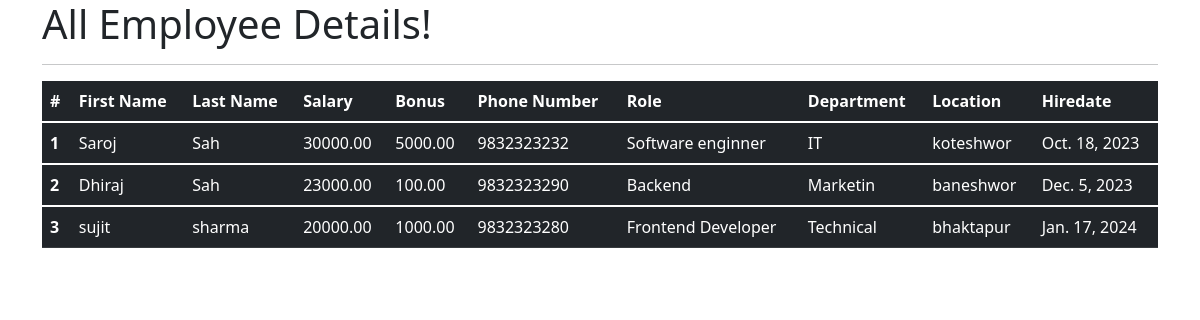
The page /all_emp on the database as committed earlier.
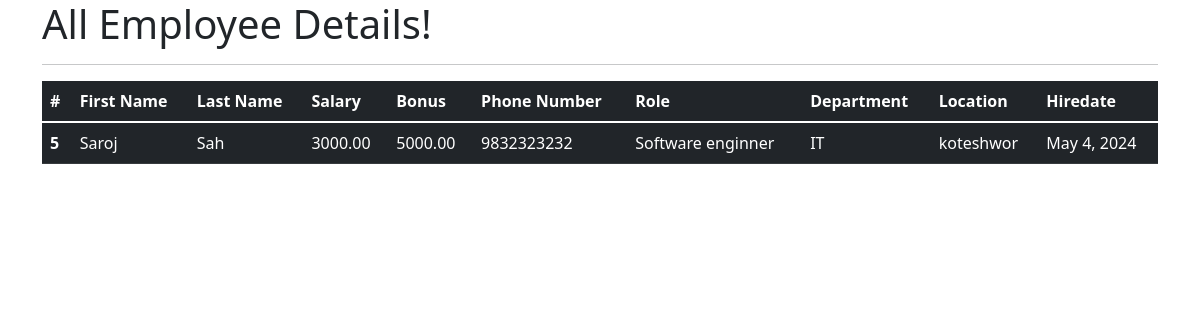
The same page on the database as committed later.
### first_app/models.py (models this page shows, shortened)
class Employee(models.Model):
    first_name = models.CharField(max_length=100)
    last_name = models.CharField(max_length=100)
    dept = models.ForeignKey(Department, on_delete=models.CASCADE)
    salary = models.DecimalField(max_digits=10, decimal_places=2)
    bonus = models.DecimalField(max_digits=10, decimal_places=2)
    role = models.ForeignKey(Role, on_delete=models.CASCADE)
    phone = models.CharField(max_length=15)
    hire_date = models.DateField()
    def __str__(self):
        return f"{self.first_name} {self.last_name}"

class Role(models.Model):
    name = models.CharField(max_length=100, unique=True)

class Department(models.Model):
    name = models.CharField(max_length=100)
    location = models.CharField(max_length=100)

### first_app/views.py (the view)
# urls.py: path('all_emp', views.all_emp, name='all_emp'),
def all_emp(request):
    emps = Employee.objects.all()
    context = {
        'emps': emps
    }
    print("this is",context)
    return render(request, 'view_all_emp.html', context)

### first_app/templates/view_all_emp.html (shortened to what this page needs)
<!DOCTYPE html>
<html lang="en">
<head>
  <link href="https://cdn.jsdelivr.net/npm/bootstrap@5.1.3/dist/css/bootstrap.min.css" rel="stylesheet">
</head>
  <body>
  <div class="container">
          <h1>All Employee Details!</h1>
      <hr>
     <table class="table table-dark">
  <thead>
    <tr>
      <th scope="col">#</th>
      <th scope="col">First Name</th>
      <th scope="col">Last Name</th>
      <th scope="col">Salary</th>
      <th scope="col">Bonus</th>
      <th scope="col">Phone Number</th>
      <th scope="col">Role</th>
      <th scope="col">Department</th>
      <th scope="col">Location</th>
      <th scope="col">Hiredate</th>
    </tr>
  </thead>
         {% for emp in emps %}
  <tbody>
    <tr>
      <th scope="row">{{emp.id}}</th>
      <td>{{emp.first_name}}</td>
      <td>{{emp.last_name}}</td>
      <td>{{emp.salary}}</td>
      <td>{{emp.bonus}}</td>
      <td>{{emp.phone}}</td>
      <td>{{emp.role.name}}</td>
      <td>{{emp.dept.name}}</td>
      <td>{{emp.dept.location}}</td>
      <td>{{emp.hire_date}}</td>
    </tr>
  </tbody>
         {% endfor %}
</table>
  </div>
  </body>
</html>

Rows that differ between the two databases and show on the page:
removed Employee: id "1", first_name "Saroj", last_name "Sah", salary "30000.00", bonus "5000.00", phone "9832323232", role.name "Software enginner", dept.name "IT", dept.location "koteshwor", hire_date "Oct. 18, 2023"
removed Employee: id "2", first_name "Dhiraj", last_name "Sah", salary "23000.00", bonus "100.00", phone "9832323290", role.name "Backend", dept.name "Marketin", dept.location "baneshwor", hire_date "Dec. 5, 2023"
removed Employee: id "3", first_name "sujit", last_name "sharma", salary "20000.00", bonus "1000.00", phone "9832323280", role.name "Frontend Developer", dept.name "Technical", dept.location "bhaktapur", hire_date "Jan. 17, 2024"
added Employee: id "5", first_name "Saroj", last_name "Sah", salary "3000.00", bonus "5000.00", phone "9832323232", role.name "Software enginner", dept.name "IT", dept.location "koteshwor", hire_date "May 4, 2024"
